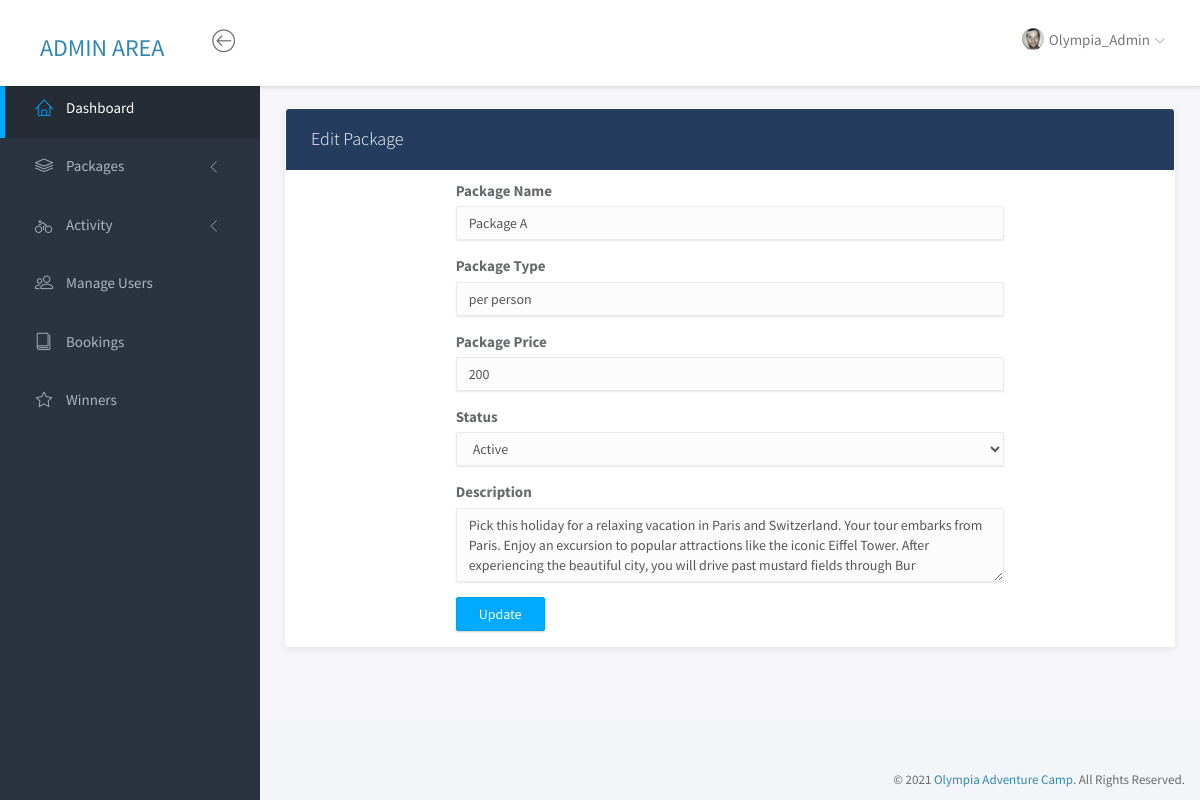
The app's page /admin/package_edit.php?pid=1000 (signed in) with its own data.
### tables this page shows
CREATE TABLE IF NOT EXISTS `packages` (
  `id` int(11) NOT NULL AUTO_INCREMENT,
  `pack_name` varchar(255) DEFAULT NULL,
  `pack_type` varchar(255) DEFAULT NULL,
  `pack_price` varchar(255) DEFAULT NULL,
  `pack_details` varchar(255) DEFAULT NULL,
  `pack_status` varchar(255) DEFAULT NULL,
  `pack_img` varchar(255) DEFAULT NULL,
  PRIMARY KEY (`id`)
);

### admin/package_edit.php (the view, shortened to what this page needs)
<?php
  include_once "inc/connection.php";
$pid = $_GET["pid"];
  $sql_user = "SELECT * FROM `packages` WHERE id='$pid'";
  $result_user = mysqli_query($conn, $sql_user);
  $row_user = mysqli_fetch_assoc($result_user);
  $pack_name = $row_user["pack_name"];
  $pack_price = $row_user["pack_price"];
  $pack_type = $row_user["pack_type"];
  $pack_details = $row_user["pack_details"];
?>
<!doctype html>
<html lang="en">
<head>
    <?php include "inc/head.php"; ?>
</head>
<body>
    <div id="wrapper">
        <?php include_once "inc/navbar.php" ?>
        <?php include_once "inc/sidebar.php" ?>
        <div class="main">
            <div class="main-content">
                <div class="container-fluid">
                    <div class="panel">
                        <div class="panel-heading">
                            <h3 class="panel-title">Edit Package</h3>
                        </div>
                        <div class="panel-body">
                            <div class="row justify-content-md-center">
                                <div class="col-md-8 col-md-offset-2">
                                    <form name="packageEdit" id="packageEdit">
                                        <div class="form-group">
                                            <label for="exampleInputEmail1">Package Name</label>
                                            <input type="text" name="pack_name" class="form-control" value="<?php echo $pack_name ?>">
                                        </div>
                                        <div class="form-group">
                                            <label for="exampleInputEmail1">Package Type</label>
                                            <input type="text" name="pack_type" class="form-control" value="<?php echo $pack_type ?>">
                                        </div>
                                        <div class="form-group">
                                            <label for="exampleInputEmail1">Package Price</label>
                                            <input type="text" name="ac_price" class="form-control" value="<?php echo $pack_price ?>">
                                        </div>
                                        <div class="form-group">
                                            <label for="exampleInputEmail1">Status</label>
                                            <select class="form-control" name="pack_stuts">
                                                <option value="active">Active</option>
                                            </select>
                                        </div>
                                        <div class="form-group">
                                            <label for="exampleInputEmail1">Description</label>
                                            <textarea class="form-control" name="pack_details" rows="3"><?php echo $pack_details ?></textarea>
                                        </div>
                                        <button type="submit" id="updatebtn" class="btn btn-primary">Update</button>
                                    </form>
                                </div>
                            </div>
                        </div>
                    </div>
                </div>
            </div>
        </div>
        <?php include_once "inc/footer.php" ?>
    </div>
</body>
</html>

### admin/assets/css/main.css (style rules this page uses)
html { position: relative; min-height: 100%; }
body { background-color: #F3F5F8; font-family: "Source Sans Pro", sans-serif; font-size: 15px; color: #676a6d; }
#wrapper .main { -webkit-transition: all 0.3s ease-in-out; -moz-transition: all 0.3s ease-in-out; -ms-transition: all 0.3s ease-in-out; -o-transition: all 0.3s ease-in-out; transition: all 0.3s ease-in-out; width: calc(100% - 260px); left: 0; position: relative; float: right; background-color: #f5f5fa; }
#wrapper #sidebar-nav, #wrapper .main { padding-top: 80px; }
.main-content { padding: 28px 10px; }
.form-control { -moz-box-shadow: 0px 1px 2px 0 rgba(0, 0, 0, 0.1); -webkit-box-shadow: 0px 1px 2px 0 rgba(0, 0, 0, 0.1); box-shadow: 0px 1px 2px 0 rgba(0, 0, 0, 0.1); -webkit-border-radius: 2px; -moz-border-radius: 2px; border-radius: 2px; border-color: #eaeaea; background-color: #fcfcfc; }
.btn { -webkit-border-radius: 2px; -moz-border-radius: 2px; border-radius: 2px; -moz-box-shadow: 0px 1px 2px 0 rgba(0, 0, 0, 0.2); -webkit-box-shadow: 0px 1px 2px 0 rgba(0, 0, 0, 0.2); box-shadow: 0px 1px 2px 0 rgba(0, 0, 0, 0.2); padding: 6px 22px; }
.btn-primary { background-color: #00AAFF; border-color: #00a0f0; }
.panel { -webkit-border-radius: 3px; -moz-border-radius: 3px; border-radius: 3px; -moz-box-shadow: 0 2px 6px rgba(0, 0, 0, 0.08); -webkit-box-shadow: 0 2px 6px rgba(0, 0, 0, 0.08); box-shadow: 0 2px 6px rgba(0, 0, 0, 0.08); background-color: #fff; margin-bottom: 30px; }
.panel .panel-heading, .panel .panel-body, .panel .panel-footer { padding-left: 25px; padding-right: 25px; }
.panel .panel-heading { padding-top: 20px; padding-bottom: 20px; position: relative; background: #243d5f; color: #fff; }
.panel .panel-heading .panel-title { margin: 0; font-size: 18px; font-weight: 300; }
.panel .panel-body { padding-top: 10px; padding-bottom: 15px; }

### records on screen
packages: pack_name "Package A", pack_type "per person", ac_price "200", pack_details "Pick this holiday for a relaxing vacation in Paris and Switzerland. Your tour embarks from Paris. Enjoy an excursion to popular attractions like the iconic Eiffel Tower. After experiencing the beautiful city, you will drive past mustard fields through Bur"
